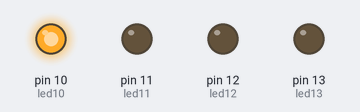
The sketch below on a simulated Arduino Uno, built with avr-gcc and run on an emulated ATmega328P. Shown: output pins drawn as LEDs (lit = HIGH).

Above: at 0.05 s.
At 0.35 s:
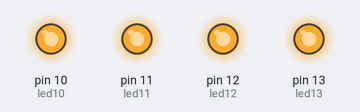
At 0.75 s:
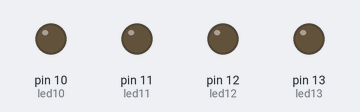
At 1.45 s:
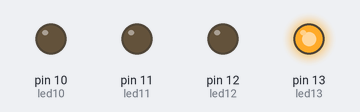
At 2.15 s:
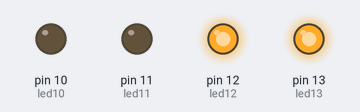
At 2.85 s:
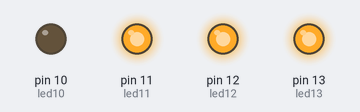
Timing chart, 0 to 3.1 s (numbered marks = the images above):
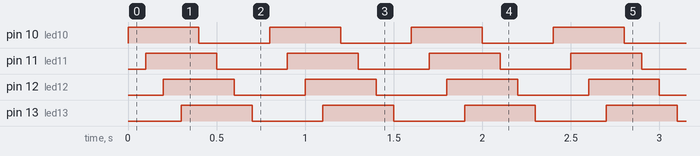

The sketch:

1_-_RELAT_RIO_7__INTRODU__O_AO_ARDUINO_PT2.ino
```cpp
/*
  programa 1: Liga todos os LED
*/
//Definição de valores para variáveis
int led10 = 10;
int led11 = 11;
int led12 = 12;
int led13 = 13;

//Rotina Executada 1 vez e que em geralconfigura entradas e saídas
void setup() {
  // put your setup code here, to run once:
  //Configuramos os pinos como saídas DIGITAIS.
  pinMode(led10, OUTPUT);
  pinMode(led11, OUTPUT);
  pinMode(led12, OUTPUT);
  pinMode(led13, OUTPUT);
}

//Loop Sem Fim
void loop() {
  // put your main code here, to run repeatedly:
  //Ações Que Serão Continuamente Executadas
  digitalWrite(led10,HIGH); //Faz a saída do respectivo LED ser alta(1 ou HIGH).
  delay(100); //Aguarda 100 ms
  digitalWrite(led11,HIGH); //Faz a saída do respectivo LED ser alta(1 ou HIGH).
  delay(100); //Aguarda 100 ms
  digitalWrite(led12,HIGH); //Faz a saída do respectivo LED ser alta(1 ou HIGH).
  delay(100); //Aguarda 100 ms
  digitalWrite(led13,HIGH); //Faz a saída do respectivo LED ser alta(1 ou HIGH).
  delay(100); //Aguarda 100 ms

  digitalWrite(led10, LOW);//Faz a saída do respectivo LED ser baixa(0 ou LOW).
  delay(100); //Aguarda 100 ms
  digitalWrite(led11, LOW);//Faz a saída do respectivo LED ser baixa(0 ou LOW).
  delay(100); //Aguarda 100 ms
  digitalWrite(led12, LOW);//Faz a saída do respectivo LED ser baixa(0 ou LOW).
  delay(100); //Aguarda 100 ms
  digitalWrite(led13, LOW);//Faz a saída do respectivo LED ser baixa(0 ou LOW).
  delay(100); //Aguarda 100 ms
}
```

Measured:
- by itself, pin 10 (led10), pin 11 (led11), pin 12 (led12), pin 13 (led13): alternates HIGH for 0.40 s and LOW for 0.40 s
- by itself, everything shown: repeats every 0.80 s, in 8 steps
